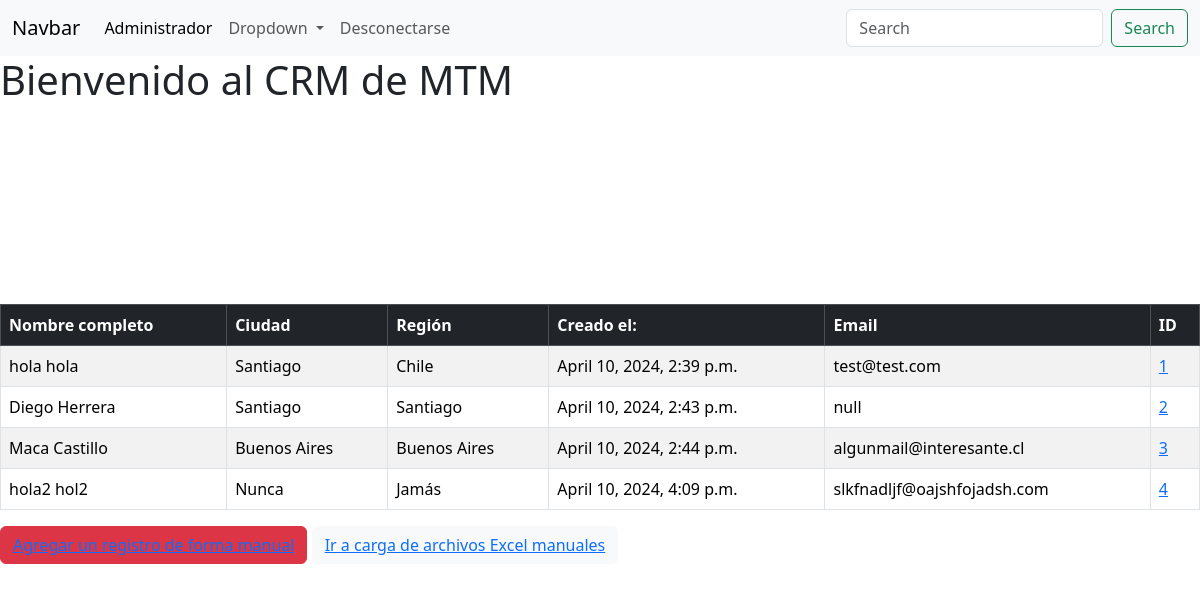
The app's page / (signed in) with its own data.
### CRMclientesPy/models.py (models this page shows, shortened)
class Record(models.Model):
    created_at = models.DateTimeField(auto_now_add=True)
    updated_at = models.DateTimeField(auto_now=True)
    first_name = models.CharField(max_length=100)
    last_name = models.CharField(max_length=100)
    phone_number = models.CharField(max_length=100)
    city = models.CharField(max_length=100)
    state = models.CharField(max_length=100)
    email = models.CharField(max_length=100)

### CRMclientesPy/views.py (the view)
# urls.py: path('', views.homepage, name='home'),
def homepage(request):
    records = Record.objects.all()
    if request.method == "POST":
        username = request.POST.get('username')
        password = request.POST.get('password')
        user = authenticate(request, username=username, password=password)
        if user is not None:
            login(request, user)
            messages.success(request, 'Entrando al CRM')
            return redirect('home')
        else:
            messages.error(request, 'Invalid username or password')
            return redirect('home')
    else:
        return render(request, 'homepage.html', {'records': records})

### templates/homepage.html (shortened to what this page needs)
<!doctype html>
<html lang="en">
<head>
</head>
<body>
{% extends 'base.html' %}
{% block content %}
{% if user.is_authenticated %}
    <h1>
Bienvenido al CRM de MTM
    </h1>
    <table class="table table-striped table-hover table-bordered">
        <thead class="table-dark">
        <tr>
            <th scope="col">Nombre completo</th>
            <th scope="col">Ciudad</th>
            <th scope="col">Región</th>
            <th scope="col">Creado el:</th>
            <th scope="col">Email</th>
            <th scope="col">ID</th>
        </tr>
        </thead>
            {% if records %}
                {% for record in records %}
                    <tr>
                    <td>{{ record.first_name }}
                    {{ record.last_name }}</td>
                        <td>{{ record.city }}</td>
                        <td>{{ record.state }}</td>
                        <td>{{ record.created_at }}</td>
                        <td>{{ record.email }}</td>
                        <td><a href="{% url 'record' record.id %}">{{ record.id }}</a></td>
                    <br/><br/>
                    </tr>
                {% endfor %}
            {% endif %}
    </table>
    <button class="btn btn-primary btn-danger">
        <a href="{% url 'add' %}">Agregar un registro de forma manual</a>
    </button>
    <button class="btn-primary btn btn-light">
    <a href="{% url 'excel_upload' %}">Ir a carga de archivos Excel manuales</a>
    </button>
    {% endif %}
    {% endblock content %}

### templates/base.html (shortened to what this page needs)
<!doctype html>
<html lang="en">
<head>
    <link href="https://cdn.jsdelivr.net/npm/bootstrap@5.3.3/dist/css/bootstrap.min.css" rel="stylesheet">
</head>
<body>
{% include 'navbar.html' %}
{% block content %}
{% endblock content %}
</body>
</html>

### templates/navbar.html (shortened to what this page needs)
<nav class="navbar navbar-expand-lg bg-body-tertiary">
    <div class="container-fluid">
        <a class="navbar-brand" href="#">Navbar</a>
        <div class="collapse navbar-collapse" id="navbarSupportedContent">
            <ul class="navbar-nav me-auto mb-2 mb-lg-0">
                <li class="nav-item">
                    <a class="nav-link active" aria-current="page" href="http://localhost:8000/admin">Administrador</a>
                </li>
                <li class="nav-item dropdown">
                    <a class="nav-link dropdown-toggle" href="#" role="button" data-bs-toggle="dropdown" aria-expanded="false">
                        Dropdown
                    </a>
                </li>
                <li>
                    {% if user.is_authenticated %}
                        <a class="nav-link" href={% url 'logout' %}>Desconectarse</a>
                    {% else %}
                        <a class="nav-link" aria-disabled="true" href={% url 'home' %}>Conectarse</a>
                        <a class="nav-link" aria-disabled="true" href={% url 'register' %}>Registrarse</a>
                    {% endif %}
                </li>
            </ul>
            <form class="d-flex" role="search">
                <input class="form-control me-2" type="search" placeholder="Search" aria-label="Search">
                <button class="btn btn-outline-success" type="submit">Search</button>
            </form>
        </div>
    </div>
</nav>

### records on screen
Record: first_name "hola", last_name "hola", city "Santiago", state "Chile", created_at "April 10, 2024, 2:39 p.m.", email "test@test.com", id "1"
Record: first_name "Diego", last_name "Herrera", city "Santiago", state "Santiago", created_at "April 10, 2024, 2:43 p.m.", email "null", id "2"
Record: first_name "Maca", last_name "Castillo", city "Buenos Aires", state "Buenos Aires", created_at "April 10, 2024, 2:44 p.m.", email "algunmail@interesante.cl", id "3"
Record: first_name "hola2", last_name "hol2", city "Nunca", state "Jamás", created_at "April 10, 2024, 4:09 p.m.", email "slkfnadljf@oajshfojadsh.com", id "4"
